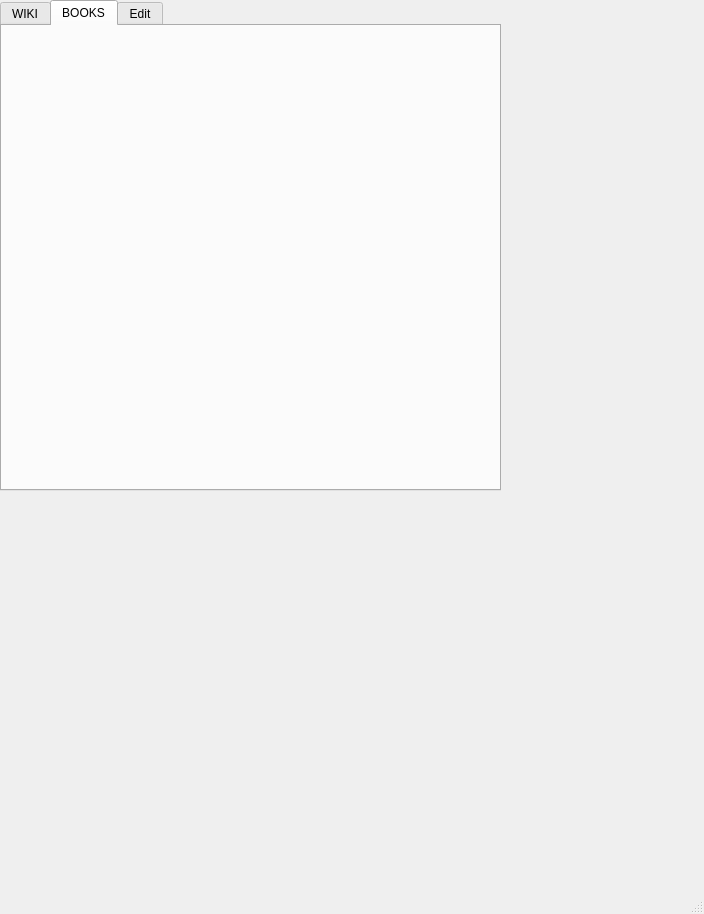
<?xml version="1.0" encoding="UTF-8"?>
<ui version="4.0">
 <class>MainWindow</class>
 <widget class="QMainWindow" name="MainWindow">
  <property name="geometry">
   <rect>
    <x>0</x>
    <y>0</y>
    <width>704</width>
    <height>914</height>
   </rect>
  </property>
  <property name="windowTitle">
   <string>MainWindow</string>
  </property>
  <widget class="QWidget" name="centralwidget">
   <widget class="QTabWidget" name="tabWidget">
    <property name="geometry">
     <rect>
      <x>0</x>
      <y>0</y>
      <width>501</width>
      <height>491</height>
     </rect>
    </property>
    <property name="currentIndex">
     <number>1</number>
    </property>
    <widget class="QWidget" name="tab">
     <attribute name="title">
      <string>WIKI</string>
     </attribute>
     <widget class="QLineEdit" name="wikiLine">
      <property name="geometry">
       <rect>
        <x>0</x>
        <y>30</y>
        <width>451</width>
        <height>41</height>
       </rect>
      </property>
      <property name="font">
       <font>
        <pointsize>12</pointsize>
       </font>
      </property>
      <property name="text">
       <string/>
      </property>
     </widget>
     <widget class="QTextEdit" name="wikiText">
      <property name="geometry">
       <rect>
        <x>0</x>
        <y>190</y>
        <width>461</width>
        <height>241</height>
       </rect>
      </property>
      <property name="readOnly">
       <bool>true</bool>
      </property>
      <property name="html">
       <string>&lt;!DOCTYPE HTML PUBLIC &quot;-//W3C//DTD HTML 4.0//EN&quot; &quot;http://www.w3.org/TR/REC-html40/strict.dtd&quot;&gt;
&lt;html&gt;&lt;head&gt;&lt;meta name=&quot;qrichtext&quot; content=&quot;1&quot; /&gt;&lt;style type=&quot;text/css&quot;&gt;
p, li { white-space: pre-wrap; }
&lt;/style&gt;&lt;/head&gt;&lt;body style=&quot; font-family:'MS Shell Dlg 2'; font-size:7.8pt; font-weight:400; font-style:normal;&quot;&gt;
&lt;p style=&quot;-qt-paragraph-type:empty; margin-top:0px; margin-bottom:0px; margin-left:0px; margin-right:0px; -qt-block-indent:0; text-indent:0px;&quot;&gt;&lt;br /&gt;&lt;/p&gt;&lt;/body&gt;&lt;/html&gt;</string>
      </property>
     </widget>
     <widget class="QLabel" name="label">
      <property name="geometry">
       <rect>
        <x>0</x>
        <y>0</y>
        <width>151</width>
        <height>31</height>
       </rect>
      </property>
      <property name="font">
       <font>
        <pointsize>12</pointsize>
       </font>
      </property>
      <property name="text">
       <string>Введите слово:</string>
      </property>
     </widget>
     <widget class="QLabel" name="label_2">
      <property name="geometry">
       <rect>
        <x>0</x>
        <y>150</y>
        <width>151</width>
        <height>31</height>
       </rect>
      </property>
      <property name="font">
       <font>
        <pointsize>12</pointsize>
       </font>
      </property>
      <property name="text">
       <string>Определение:</string>
      </property>
     </widget>
     <widget class="QPushButton" name="wikiGet">
      <property name="geometry">
       <rect>
        <x>0</x>
        <y>90</y>
        <width>141</width>
        <height>31</height>
       </rect>
      </property>
      <property name="font">
       <font>
        <pointsize>12</pointsize>
       </font>
      </property>
      <property name="text">
       <string>Найти</string>
      </property>
     </widget>
    </widget>
    <widget class="QWidget" name="tab_2">
     <attribute name="title">
      <string>BOOKS</string>
     </attribute>
     <widget class="QWidget" name="horizontalLayoutWidget">
      <property name="geometry">
       <rect>
        <x>0</x>
        <y>0</y>
        <width>501</width>
        <height>461</height>
       </rect>
      </property>
      <layout class="QHBoxLayout" name="horizontalLayout"/>
     </widget>
    </widget>
    <widget class="QWidget" name="tab_3">
     <attribute name="title">
      <string>Edit</string>
     </attribute>
     <widget class="QPushButton" name="toEditBtn">
      <property name="geometry">
       <rect>
        <x>70</x>
        <y>100</y>
        <width>351</width>
        <height>241</height>
       </rect>
      </property>
      <property name="font">
       <font>
        <pointsize>20</pointsize>
       </font>
      </property>
      <property name="text">
       <string>Начать писать</string>
      </property>
     </widget>
    </widget>
   </widget>
  </widget>
  <widget class="QMenuBar" name="menubar">
   <property name="geometry">
    <rect>
     <x>0</x>
     <y>0</y>
     <width>704</width>
     <height>26</height>
    </rect>
   </property>
  </widget>
  <widget class="QStatusBar" name="statusbar"/>
 </widget>
 <resources/>
 <connections/>
</ui>
